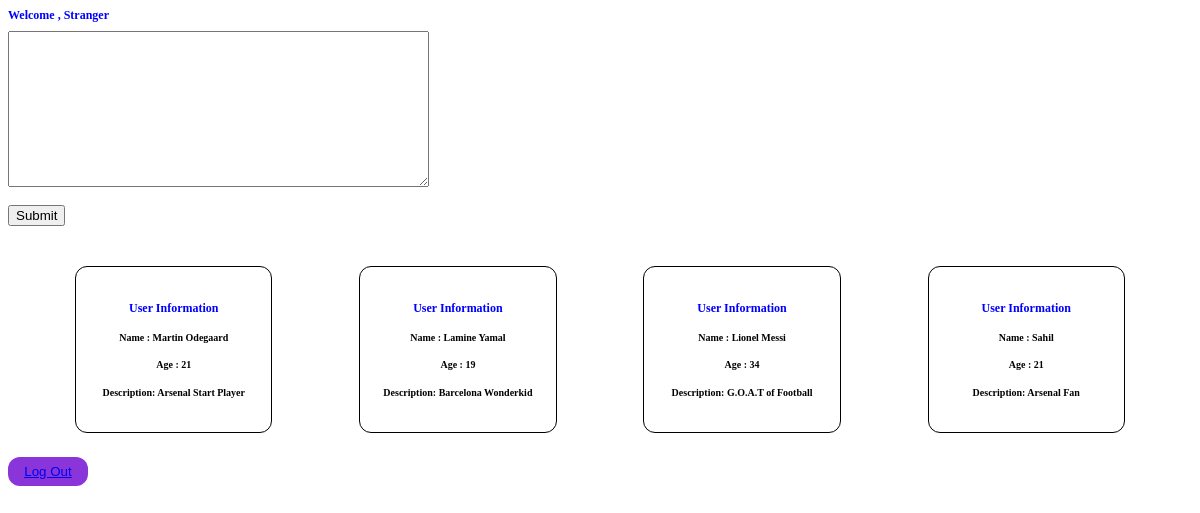
The page / on the database its author committed.
### myapp/models.py (models this page shows)
class Feature(models.Model):
 name  = models.CharField(max_length=100)
 age = models.IntegerField()
 details = models.CharField(max_length=100)
 is_age =  models.BooleanField() # Check whether 18 plus or not

### myapp/views.py (the view)
# urls.py: path('' , views.index , name = 'index'),
def index(request):
    features = Feature.objects.all()
    return render(request , 'index.html', {'features': features})

### templates/index.html (shortened to what this page needs)
{% load static %}
<link rel = 'stylesheet' href="{%static 'style.css' %}">
{% if user.is_authenticated %}
<h1>Welcome , {{user.username}} </h1>
{% else %}
<h1>Welcome , Stranger </h1>
{% endif %}
<div >
<form action="counter/" method="POST">
    <textarea name="text" id="" rows='10' , cols="50"></textarea>
    <br>
    <br>
    <input type="submit"></input>
</form>
<div class = 'userInfo'>
{% for feature in features %}
{% if feature.age >= 18%}
<div class="infoBox">
    <h1>User Information</h1>
    <h2>Name : {{feature.name}}</h2>
    <h2>Age : {{feature.age}}</h2>
    <h2>Description: {{feature.details}}</h2>
</div>
{% endif %}
{% endfor %}
</div>
<button class="logoutButton"> <a href="logout"> Log Out </a>  </button>
</div>

### static/style.css (style rules this page uses)
h1 { color: blue; transition: color 1s; cursor: pointer; font-size: 12px; }
.infoBox { height: 120px; width: 150px; padding: 2%; border: 1px solid black; border-radius: 12px; align-items: center; justify-content: center; display: flex; flex-direction: column; transition: height 1s, width 1s; }
.userInfo { display: flex; justify-content: space-around; padding: 2%; }
h2 { font-size: 10px; }
.logoutButton { width: 80px; padding: 7px; border-radius: 12px; background-color: rgb(138, 53, 218); border: none; color: rgb(247, 243, 243); }

### rows shown on the page
Feature: name "Martin Odegaard", age "21", details "Arsenal Start Player"
Feature: name "Lamine Yamal", age "19", details "Barcelona Wonderkid"
Feature: name "Lionel Messi", age "34", details "G.O.A.T of Football"
Feature: name "Sahil", age "21", details "Arsenal Fan"
